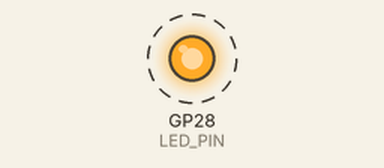
Recording of a sketch running on a simulated Raspberry Pi Pico. On the bench: output pins drawn as LEDs (lit = HIGH). Dashed ring = blinking.

Above: at 0.5 s.
Timing chart, 0 to 4.6 s (numbered marks = the images above):
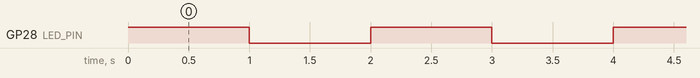

The sketch:

firmware.ino
```cpp
// RP2040 Blink Sketch
// LED connected to GPIO 28 (GP28)

#define LED_PIN 28

void setup() {
  pinMode(LED_PIN, OUTPUT);
}

void loop() {
  digitalWrite(LED_PIN, HIGH);  // LED ON
  delay(1000);

  digitalWrite(LED_PIN, LOW);   // LED OFF
  delay(1000);
}
```

Measured:
- by itself, GP28 (LED_PIN): alternates HIGH for 1.0 s and LOW for 1.0 s
